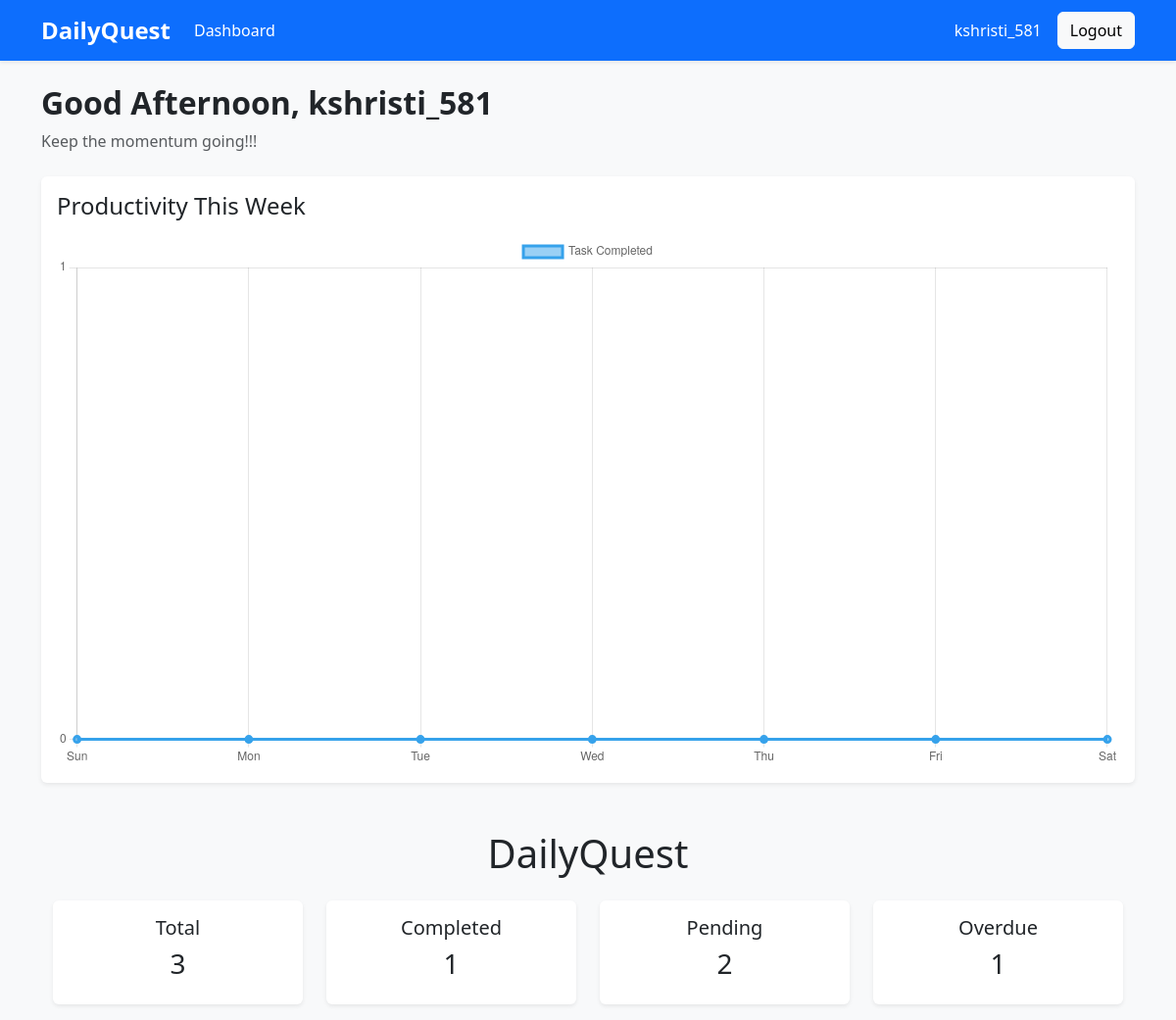
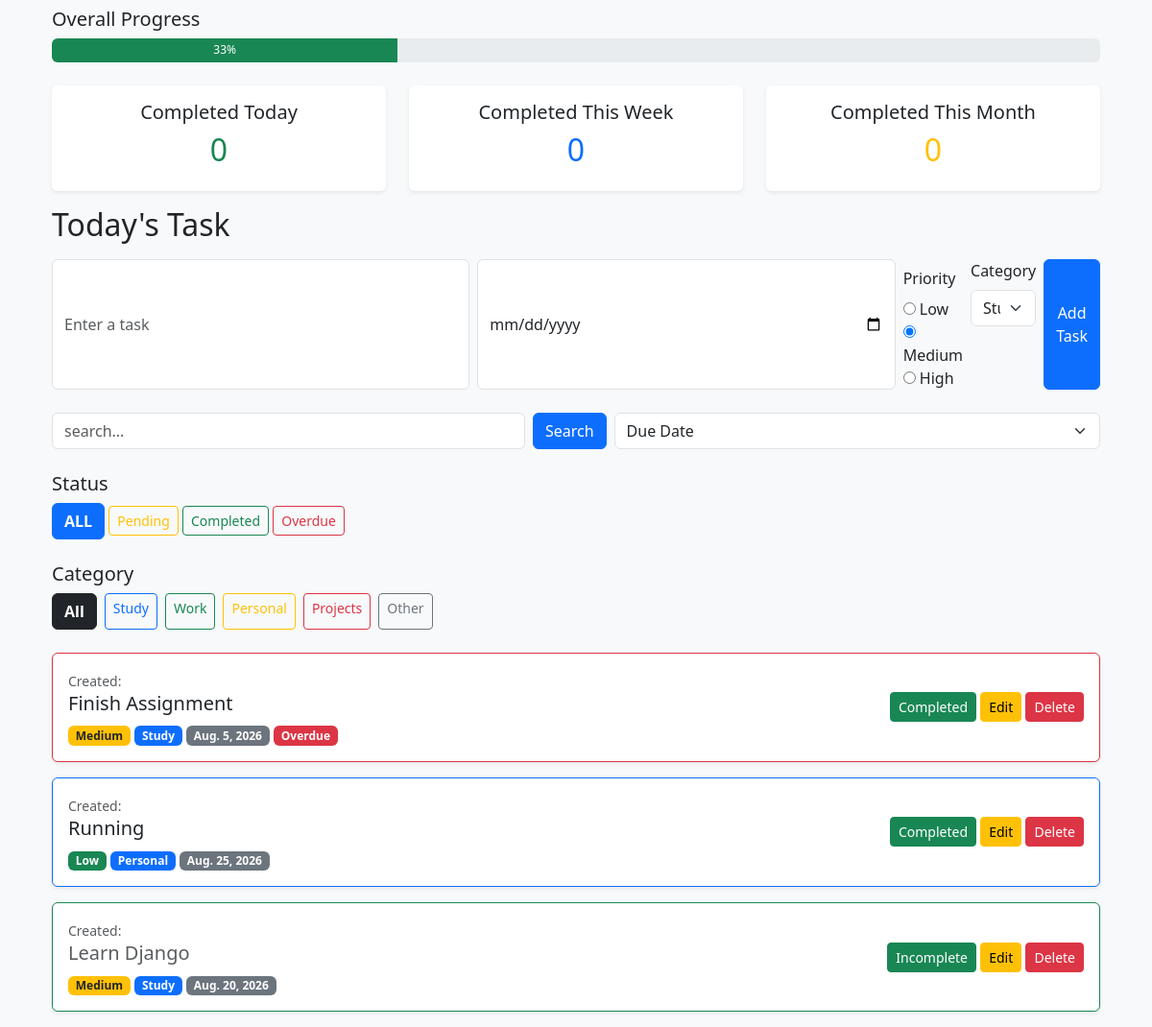
The page / (signed in) on the database as committed earlier (2 pictures, top to bottom).
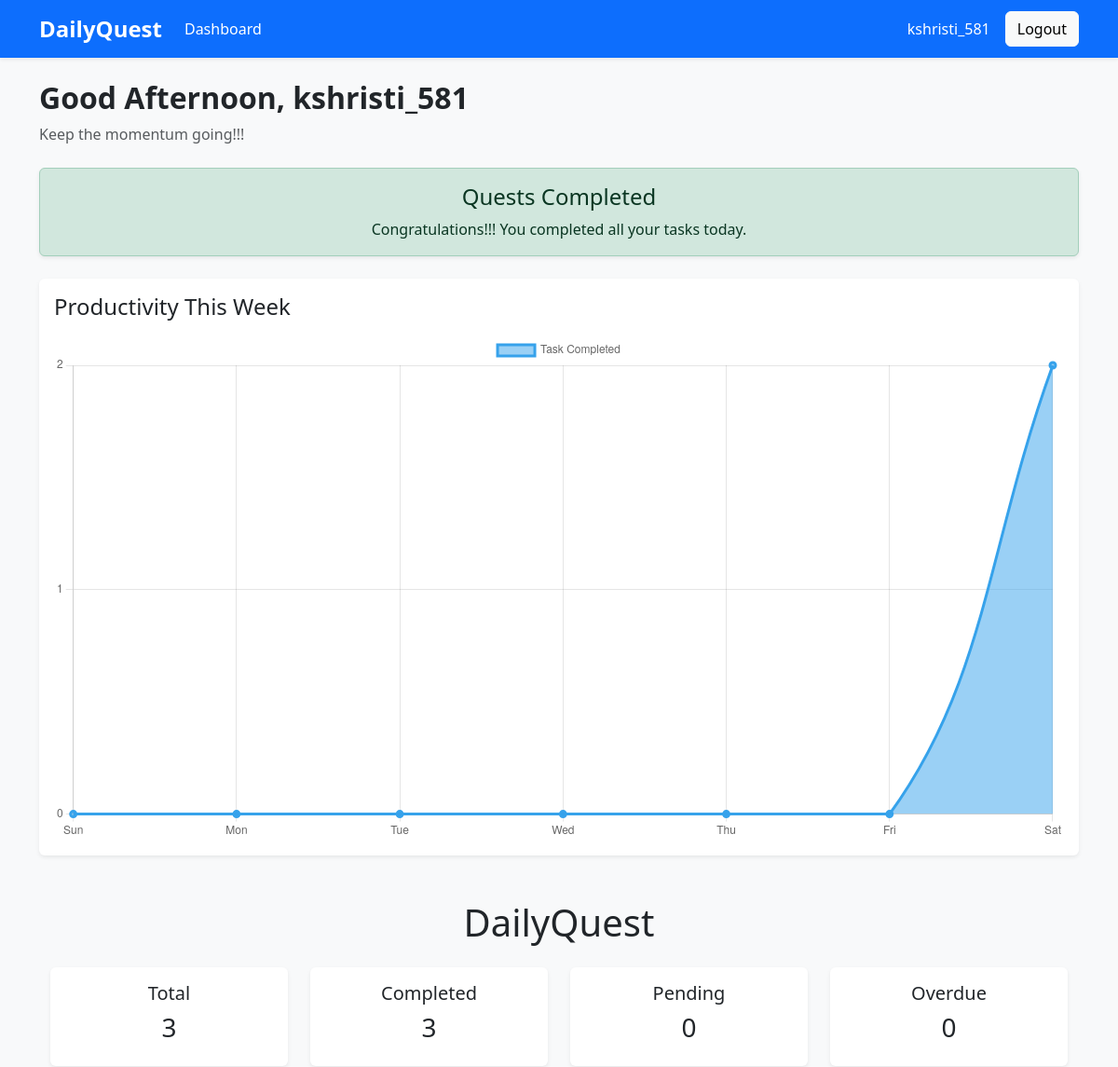
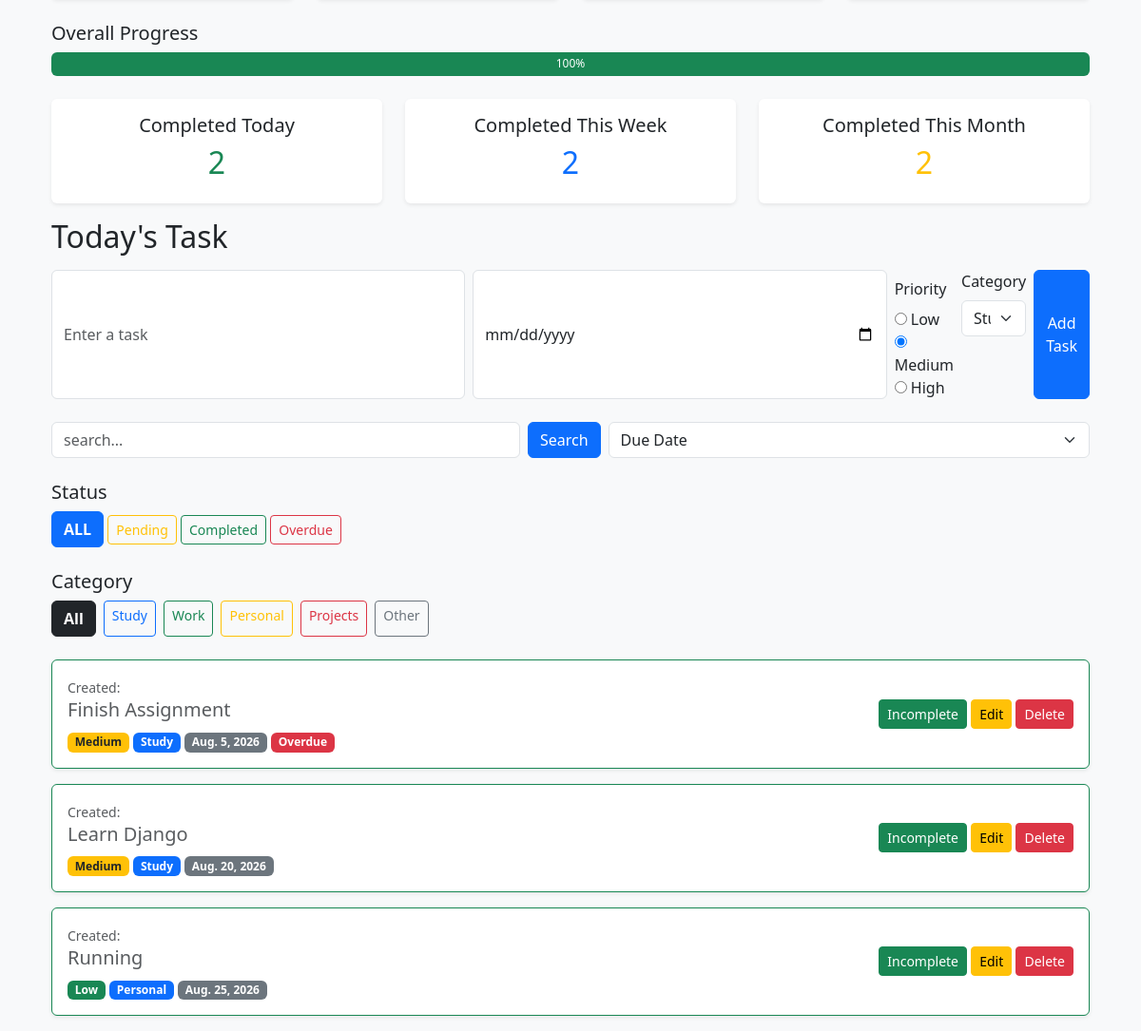
The same page on the database as committed later (2 pictures, top to bottom).
### tasks/models.py (models this page shows, shortened)
class Task(models.Model):
    user= models.ForeignKey(User,  on_delete=models.CASCADE)
    title=models.CharField(max_length=200)
    completed=models.BooleanField(default=False)
    due_date=models.DateField(null=True, blank=True)
    priority= models.CharField(choices=PRIORITY_CHOICES,default="Medium")
    category= models.CharField(max_length=20, choices=CATEGORY_CHOICES, default="Other")
    completed_at= models.DateTimeField(null=True, blank=True)

### tasks/views.py (the view, shortened to what this page needs)
# urls.py: 2. Add a URL to urlpatterns:  path('', views.home, name='home')
@login_required
def home(request):
    all_tasks=Task.objects.filter(user=request.user)
    tasks= all_tasks
    today=date.today()
    chart_labels=[]
    chart_data=[]
    for i in range(7):
        day= today- timedelta(days=6-i)
        chart_labels.append(day.strftime("%a"))
        count=all_tasks.filter(completed=True, completed_at__date=day).count()
        chart_data.append(count)
    week_ago= today-timedelta(days=7)
    tasks=Task.objects.filter(user=request.user).order_by("completed", "due_date")
    completed_today= tasks.filter(completed=True, completed_at__date=today).count()
    completed_this_week= tasks.filter(completed=True, completed_at__date__gte=week_ago).count()
    completed_this_month= tasks.filter(completed=True, completed_at__year=today.year, completed_at__month=today.month).count()
    current_hour= datetime.now().hour
    if current_hour < 12:
        greeting= "Good Morning"
        motivation= "Let's make today productive!"
    elif current_hour < 17:
        greeting= "Good Afternoon"
        motivation= "Keep the momentum going!!!"
    else:
        greeting= "Good Evening"
        motivation= "Finish one more task before calling it a day!!!"
    search_query=request.GET.get("search")
    filter_type=request.GET.get("filter","all")
    sort_by=request.GET.get("sort","due_date")
    category=request.GET.get("category","all")
    if search_query:
        tasks=tasks.filter(title__icontains=search_query)
    if filter_type=="pending":
        tasks=tasks.filter(completed=False)
    elif filter_type=="completed":
        tasks=tasks.filter(completed=True)
    elif filter_type=="overdue":
        tasks=tasks.filter(due_date__lt=today, completed=False)
    if category!= "all":
        tasks=tasks.filter(category=category)
    total_tasks=tasks.count()
    completed_tasks=tasks.filter(completed=True).count()
    if total_tasks>0:
        completion_percentage= int((completed_tasks / total_tasks)*100)
    else:
        completion_percentage=0
    show_confetti= completion_percentage==100 and total_tasks>0
    pending_tasks=tasks.filter(completed=False).count()
    if sort_by=="due_date":
        tasks=tasks.order_by("completed","due_date")
    elif sort_by == "priority":
        tasks=tasks.order_by("completed","priority")
    elif sort_by == "newest":
        tasks=tasks.order_by("-id")
    elif sort_by == "alphabet":
        tasks=tasks.order_by("title")
    for task in tasks:
        if task.due_date:
            task.is_overdue= task.due_date < today
            task.is_today= task.due_date == today
        else:
            task.is_overdue= False
            task.is_today= False
    overdue_tasks=tasks.filter(due_date__lt=today, completed=False).count()
    context={
        "tasks": tasks,
        "today": date.today(),
        "total_tasks": total_tasks,
        "completed_tasks": completed_tasks,
        "pending_tasks": pending_tasks,
        "overdue_tasks": overdue_tasks,
        "search_query": search_query,
        "filter_type": filter_type,
        "category": category,
        "completion_percentage": completion_percentage,
        "sort_by": sort_by,
        "greeting": greeting,
        "motivation": motivation,
        "show_confetti": show_confetti,
        "completed_today": completed_today,
        "completed_this_week": completed_this_week,
        "completed_this_month": completed_this_month,
        "chart_labels": chart_labels,
        "chart_data": chart_data,
    }
    return render(request, "tasks/home.html", context)

### tasks/templates/tasks/home.html (shortened to what this page needs)
{% extends "base.html" %}
{% block content %}
<div class="mb-4">
    <h2 class="fw-bold">
        {{ greeting }},
        {{ request.user.username }}
    </h2>
    <p class="text-muted">{{ motivation }}</p>
</div>
{% if show_confetti %}
<div class="alert alert-success text-center shadow-sm">
    <h4>Quests Completed</h4>
    <p class="mb-0">
        Congratulations!!! You completed all your tasks today.
    </p>
</div>
{% endif %}
<div class="card shadow-sm border-0 mt-4">
    <div class="card-body">
        <h4 class="mb-3">Productivity This Week</h4>
        <canvas id="weeklyChart"></canvas>
    </div>
</div>
        <div class="container mt-5">
        <h1 class="text-center mb-4">DailyQuest</h1>
        <div class="row mb-4">
            <div class="col-md-3">
                <div class="card text-center shadow-sm border-0">
                    <div class="card-body">
                        <h5>Total</h5>
                        <h3>{{ total_tasks }}</h3>
                    </div>
                </div>
            </div>
            <div class="col-md-3">
                <div class="card text-center shadow-sm border-0">
                    <div class="card-body">
                        <h5>Completed</h5>
                        <h3>{{ completed_tasks }}</h3>
                    </div>
                </div>
            </div>
            <div class="col-md-3">
                <div class="card text-center shadow-sm border-0">
                    <div class="card-body">
                        <h5>Pending</h5>
                        <h3>{{ pending_tasks }}</h3>
                    </div>
                </div>
            </div>
            <div class="col-md-3">
                <div class="card text-center shadow-sm border-0">
                    <div class="card-body">
                        <h5>Overdue</h5>
                        <h3>{{ overdue_tasks }}</h3>
                    </div>
                </div>
            </div>
        </div>
        <h5>Overall Progress</h5>
        <div class="progress mb-4" style="height: 25px;">
            <div class="progress-bar bg-success" role="progressbar" style="width: {{ completion_percentage }}%;">
                {{ completion_percentage }}%
            </div>
        </div>
        <div class="row mt-4">
            <div class="col-md-4 mb-3">
                <div class="card shadow-sm border-0 text-center">
                    <div class="card-body">
                        <h5>Completed Today</h5>
                        <h2 class="text-success">{{ completed_today }}</h2>
                    </div>
                </div>
            </div>
            <div class="col-md-4 mb-3">
                <div class="card shadow-sm border-0 text-center">
                    <div class="card-body">
                        <h5>Completed This Week</h5>
                        <h2 class="text-primary">{{ completed_this_week }}</h2>
                    </div>
                </div>
            </div>
            <div class="col-md-4 mb-3">
                <div class="card shadow-sm border-0 text-center">
                    <div class="card-body">
                        <h5>Completed This Month</h5>
                        <h2 class="text-warning">{{ completed_this_month }}</h2>
                    </div>
                </div>
            </div>
        </div>
        <h2 class="mb-3">Today's Task</h2>
        <form  method="POST" class="d-flex gap-2 mb-4">
            <input type="text"
            name="title"
            class="form-control"
            placeholder="Enter a task" required>
            <input type="date"
            name="due_date"
            class="form-control">
            <div class="mt-2">
                <label class="form-label">Priority</label>
                <div>
                    <input type="radio" name="priority" value="Low" id="low">
                    <label for="low">Low</label><br>
                    <input type="radio" name="priority" value="Medium" id="medium" checked>
                    <label for="medium">Medium</label><br>
                    <input type="radio" name="priority" value="High" id="high">
                    <label for="high">High</label>
                </div>
            </div>
            <div>
                <label class="form-label">Category</label>
                <select name="category" class="form-select">
                    <option value="Study">Study</option>
                </select>
            </div>
            <button class="btn btn-primary">Add Task</button>
        </form>
        <form  method="GET" class="d-flex gap-2 mb-4">
            <input type="text" name="search" class="form-control" placeholder="search...">
            <button class="btn btn-primary">Search</button>
        <select name="sort" class="form-select" onchange="this.form.submit()">
            <option value="due_date" {% if sort_by == "due_date" %} selected {% endif %}>
                Due Date
            </option>
        </select>
        </form>
        <h5 class="mt-4">Status</h5>
        <div class="mb-4">
            <a href="?search={{ search_query }}&filter=all" class="btn {% if filter_type == 'all' %}btn-primary fw-bold {% else %} btn-outline-primary btn-sm {% endif %}">ALL</a>
            <a href="?search={{ search_query }}&filter=pending" class="btn {% if filter_type == 'pending' %}btn-warning fw-bold {% else %} btn-outline-warning btn-sm {% endif %}">Pending</a>
            <a href="?search={{ search_query }}&filter=completed" class="btn {% if filter_type == 'completed' %}btn-success fw-bold {% else %} btn-outline-success btn-sm {% endif %}">Completed</a>
            <a href="?search={{ search_query }}&filter=overdue" class="btn {% if filter_type == 'overdue' %}btn-danger fw-bold {% else %} btn-outline-danger btn-sm {% endif %}">Overdue</a>
        </div>
        <h5 class="mt-4">Category</h5>
        <div class="d-flex flex-wrap gap-2 mb-4">
            <a href="?search={{ search_query }}&filter={{ filter_type}}&category=all" class="btn {% if category == 'all' %}btn-dark fw-bold {% else %} btn-outline-dark btn-sm {% endif %}">All</a>
            <a href="?search={{ search_query }}&filter={{ filter_type}}&category=Study" class="btn {% if category == 'Study' %}btn-primary fw-bold {% else %} btn-outline-primary btn-sm {% endif %}">Study</a>
            <a href="?search={{ search_query }}&filter={{ filter_type}}&category=Work" class="btn {% if category == 'Work' %}btn-success fw-bold {% else %} btn-outline-success btn-sm {% endif %}">Work</a>
            <a href="?search={{ search_query }}&filter={{ filter_type}}&category=Personal" class="btn {% if category == 'Personal' %}btn-warning fw-bold {% else %} btn-outline-warning btn-sm {% endif %}">Personal</a>
            <a href="?search={{ search_query }}&filter={{ filter_type}}&category=Projects" class="btn {% if category == 'Projects' %}btn-danger fw-bold {% else %} btn-outline-danger btn-sm {% endif %}">Projects</a>
            <a href="?search={{ search_query }}&filter={{ filter_type}}&category=Other" class="btn {% if category == 'Other' %}btn-secondary fw-bold {% else %} btn-outline-secondary btn-sm {% endif %}">Other</a>
        </div>
        {% for task in tasks %}
        <div class="card mb-3 shadow-sm
        {% if task.completed %}
        border-success
        {% elif task.is_overdue %}
        border-danger
        {% elif task.is_today %}
        border-warning
        {% else %}
        border-primary
        {% endif %}">
            <div class="card-body d-flex justify-content-between align-items-center">
                <div>
                    <small class="text-muted">
                        Created: {{ task.created_at|date:"d M Y" }}
                    </small>
                    {% if task.completed %}
                    <h5 class="text-decoration-line through text-muted">{{ task.title }}</h5>
                    {% else %}
                    <h5>{{ task.title }}</h5>
                    {% endif %}
                    {% if task.priority == "High" %}
                    <span class="badge bg-danger">High</span>
                    {% elif task.priority == "Medium" %}
                    <span class="badge bg-warning text-dark">Medium</span>
                    {% else %}
                    <span class="badge bg-success">Low</span>
                    {% endif %}
                    {% if task.category %}
                    <span class="badge bg-primary">
                        {{ task.category }}
                    </span>
                    {% endif %}
                    {% if task.due_date %}
                    <span class="badge bg-secondary">{{ task.due_date }}</span>
                    {% endif %}
                    {% if task.is_overdue %}
                    <span class="badge bg-danger">Overdue</span>
                    {% endif %}
                </div>
                <div>
                    {% if not task.completed %}
                    <a href="{% url 'complete_task' task.id %}" class="btn btn-success btn-sm">Completed</a>
                    {% else %}
                    <a href="{% url 'complete_task' task.id %}" class="btn btn-success btn-sm">Incomplete</a>
                    {% endif %}
                    <a href="{% url 'edit_task' task.id %}" class="btn btn-warning btn-sm">Edit</a>
                    <a href="{% url 'delete_task' task.id %}" class="btn btn-danger btn-sm">Delete</a>
                </div>
            </div>
        </div>
        {% empty %}
        <p class="text-center text-muted">No tasks available.</p>
        {% endfor %}
    </div>
    <script>
        const labels=[
            {% for label in chart_labels %}
            "{{ label }}",
            {% endfor %}
        ];
        const data=[
            {% for value in chart_data %}
            {{ value }},
            {% endfor %}
        ];
        const ctx= document.getElementById("weeklyChart");
        new Chart(ctx,{
            type:"line",
            data:{
                labels: labels,
                datasets: [{
                    label: "Task Completed",
                    data: data,
                    fill: true,
                    tension: 0.4,
                    borderWidth: 3
                }]
            },
            options:{
                responsive: true,
                scales:{
                    y:{
                        beginAtZero: true,
                        ticks:{
                            precision:0
                        }
                    }
                }
            }
        });
    </script>
{% endblock %}

### tasks/templates/base.html (shortened to what this page needs)
<!DOCTYPE html>
<html lang="en">
    <head>
        <link href="https://cdn.jsdelivr.net/npm/bootstrap@5.3.7/dist/css/bootstrap.min.css" rel="stylesheet">
    </head>
    <body class="bg-light">
        <nav class="navbar navbar-expand-lg navbar-dark bg-primary shadow-sm">
            <div class="container">
                <a class="navbar-brand fw-bold fs-4" href="{% url 'home' %}">
                    DailyQuest
                </a>
                <div class="collapse navbar-collapse" id="navbarNav">
                    {% if user.is_authenticated %}
                    <ul class="navbar-nav me-auto">
                        <li class="nav-item">
                            <a class="nav-link active" href="{% url 'home' %}">Dashboard</a>
                        </li>
                    </ul>
                    <div class="d-flex align-items-center">
                        <span class="text-white me-3">{{ user.username }}</span>
                        <form method="POST" action="{% url 'logout' %}">
                            <button class="btn btn-light">Logout</button>
                        </form>
                    </div>
                    {% endif %}
                </div>
            </div>
        </nav>
        <div class="container mt-4">
            {% block content %}
            {% endblock %}
        </div>
    </body>
</html>

Rows that differ between the two databases and show on the page:
changed Task "Finish Assignment": completed "Completed" → "Incomplete"
changed Task "Learn Django": moves up the list
changed Task "Running": completed "Completed" → "Incomplete"
Other text that changed with them:
chart data {{ value }}: 0, 0, 0, 0, 0, 0, 0 → 0, 0, 0, 0, 0, 0, 2
{{ completed_tasks }}: "1" → "3"
{{ pending_tasks }}: "2" → "0"
{{ overdue_tasks }}: "1" → "0"
{{ completion_percentage }}: 33 → 100 (drawn)
{{ completion_percentage }}: "33" → "100"
{{ completed_today }}: "0" → "2"
{{ completed_this_week }}: "0" → "2"
{{ completed_this_month }}: "0" → "2"
text now shown: "Quests Completed Congratulations!!! You completed all your tasks today."
